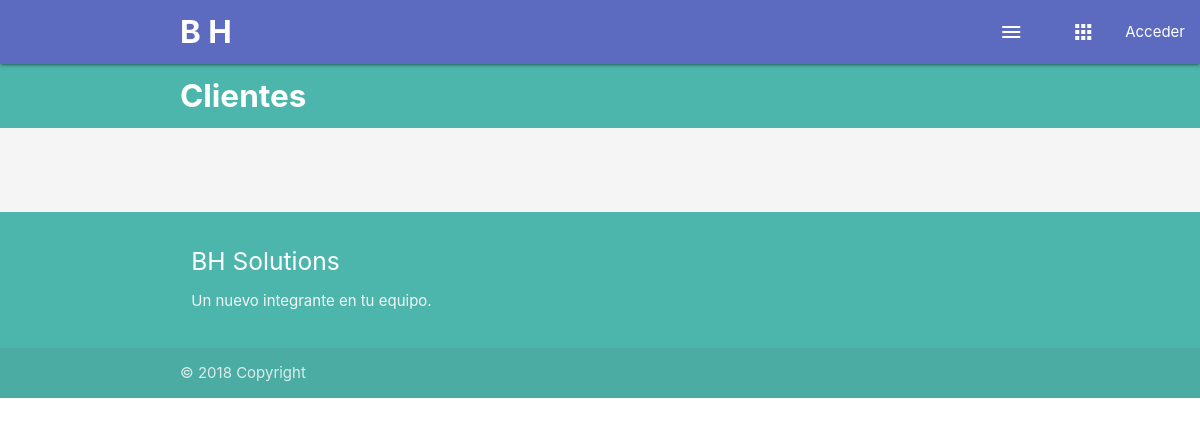
The page /clients/ on the database as committed earlier.
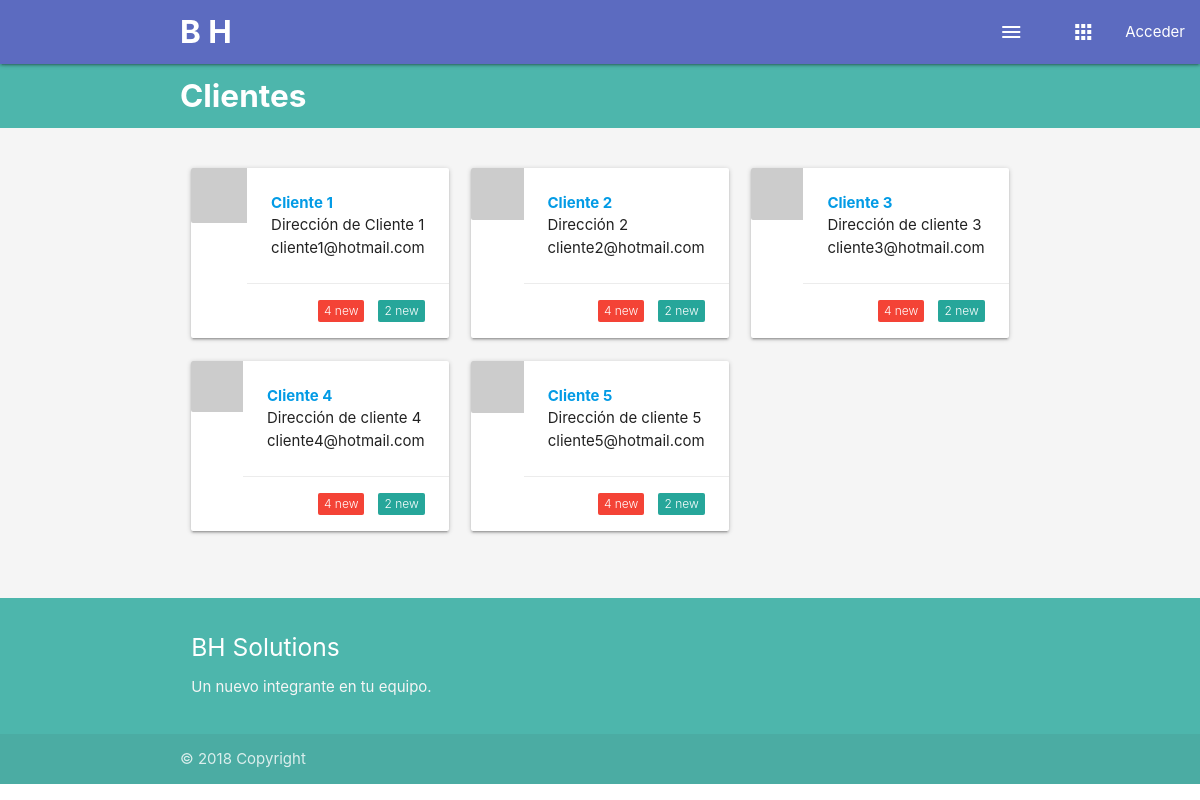
The same page on the database as committed later.
### clients/models.py (models this page shows, shortened)
class Company(models.Model):
    name = models.CharField(verbose_name="Nombre", max_length=200)
    address = models.TextField(verbose_name="Dirección")
    second_adress = models.TextField(verbose_name="Segunda Dirección")
    city = models.CharField(verbose_name="Ciudad", max_length=200)
    rfc = models.CharField(verbose_name="RFC", max_length=13)
    phone = models.CharField(verbose_name="Teléfono", max_length=24)
    mobile = models.CharField(verbose_name="Teléfono Móvil", max_length=24)
    email = models.CharField(verbose_name="Correo Electrónico", max_length=200)
    website = models.CharField(verbose_name="Página Web", max_length=200)
    created = models.DateTimeField(auto_now_add=True, verbose_name="Fecha de creación")
    updated = models.DateTimeField(auto_now=True, verbose_name="Fecha de edición")
    class Meta:
        verbose_name = "compañía"
        verbose_name_plural = "compañías"
        ordering = ['created', 'name']

### clients/views.py (the view)
# urls.py: path('', ClientListView.as_view(), name='list'),
class ClientListView(ListView):
    model = Company
    template_name = 'clients/company_list.html'

### clients/templates/clients/company_list.html
{% extends 'core/base.html' %}{% block footer_color %}teal lighten-2{% endblock %}{% load static %} {% block title %}Inicio{% endblock %} {% block content %}
{% block auxiliar_css %}<link rel="stylesheet" href="{% static 'core/css/clients.css' %}" />{% endblock %}
<nav>
    <div class="nav-wrapper teal lighten-2">
      <div class="container">
        <b href="#" class="brand-logo">Clientes</b>
      </div>
    </div>
 </nav>
    <div id="wrapper">
        <div class="container">
            <div class="row">
                {% for client in company_list %}
                    <div class="col s4">
                        <div class="card horizontal">
                            <div class="card-image">
                                <img src="https://lorempixel.com/output/business-q-c-640-480-4.jpg">
                            </div>
                            <div class="card-stacked">
                                <div class="card-content">
                                    <a href="{% url 'clients:update' client.id %}"><b>{{client.name}}</b></a>
                                    <p>{{client.address}}</p>
                                    <p>{{client.email}}</p>
                                </div>
                                <div class="card-action">
                                    <span class="new badge">2</span>
                                    <span class="new badge red">4</span>
                                </div>
                            </div>
                        </div>
                    </div>
                {% endfor %}
            </div>
        </div>
    </div>
{% endblock %}

### core/templates/core/base.html (shortened to what this page needs)
<!DOCTYPE html>
<html>
   <head>
        {% load static %}
      <link rel = "stylesheet" href = "https://cdnjs.cloudflare.com/ajax/libs/materialize/1.0.0-rc.2/css/materialize.min.css">
      <link href="{% static 'core/css/main.css' %}" rel="stylesheet">
      {% block auxiliar_css %}{% endblock %}
   </head>
   <body>
    <div class="navbar-fixed">
      <nav>
        <div class="nav-wrapper indigo lighten-1">
          <div class="container">
            <b href="#" class="brand-logo">B H</b>
          </div>
          <ul id="nav-mobile" class="right hide-on-med-and-down">
              <li><a href="#" data-target="slide-out" class="sidenav-trigger show-on-large">
                <i class="material-icons">menu</i></a>
              </li>
              <li><a data-target="dropdown1" class='dropdown-trigger' href='#'><i class="material-icons">apps</i></a></li>
              {% if not request.user.is_authenticated %}
              <li>
                  <a href="{% url 'login' %}">Acceder</a>
              </li>
              {% endif %}
          </ul>
        </div>
     </nav>
    </div>
        {% block content %}{% endblock %}
      <footer class="page-footer {% block footer_color %}{% endblock %}">
          <div class="container">
            <div class="row">
              <div class="col l12 s12">
                <h5 class="white-text">BH Solutions</h5>
                <p class="grey-text text-lighten-4">Un nuevo integrante en tu equipo.</p>
              </div>
            </div>
          </div>
          <div class="footer-copyright">
            <div class="container">
            © 2018 Copyright
            </div>
          </div>
        </footer>
   </body>
</html>

### core/static/core/css/main.css (style rules this page uses)
.navbar-fixed { height: 64px; }
#wrapper { background-color: #f5f5f5; padding-top: 32px; padding-bottom: 32px; }

### core/static/core/css/clients.css (style rules this page uses)
.card-stacked { display: inline-block; }

Rows that differ between the two databases and show on the page:
added Company: name "Cliente 1", address "Dirección de Cliente 1", email "cliente1@hotmail.com"
added Company: name "Cliente 2", address "Dirección 2", email "cliente2@hotmail.com"
added Company: name "Cliente 3", address "Dirección de cliente 3", email "cliente3@hotmail.com"
added Company: name "Cliente 4", address "Dirección de cliente 4", email "cliente4@hotmail.com"
added Company: name "Cliente 5", address "Dirección de cliente 5", email "cliente5@hotmail.com"
